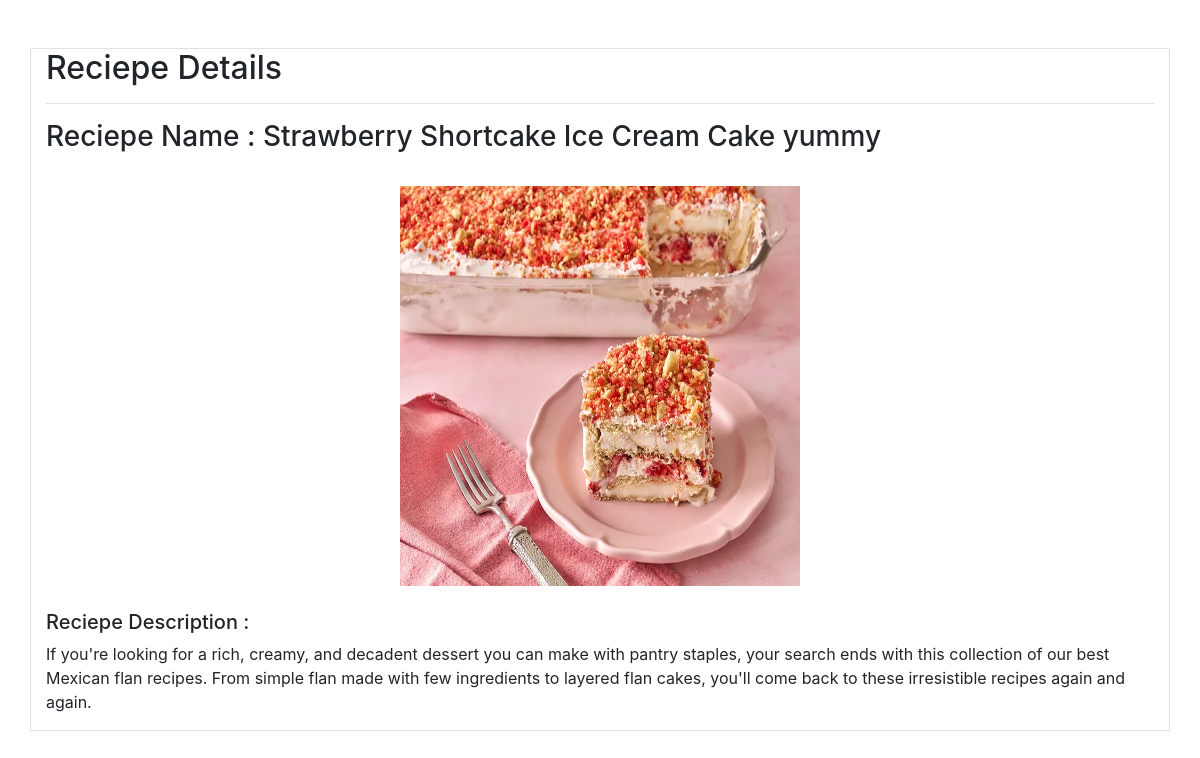
Screenshot of /show-receipe/2/ with the database file from the repository.
### vege/models.py (models this page shows)
class Receipe(models.Model):
    receipe_name =models.CharField( max_length=100)
    receipe_description = models.TextField()
    receipe_image =  models.ImageField(upload_to = "receipe")

### vege/views.py (the view)
# urls.py: path('show-receipe/<id>/', show_reciepe, name = "show_reciepe"),
def show_reciepe(request,id):
    queryset = Receipe.objects.get(id = id)
    context = {'reciepe' : queryset}
    return render(request, "show_reciepe.html", context)

### vege/templates/show_reciepe.html (shortened to what this page needs)
<!DOCTYPE html>
<html lang="en">
<head>
    <link rel="stylesheet" href="https://cdn.jsdelivr.net/npm/bootstrap@4.0.0/dist/css/bootstrap.min.css"
>
</head>
<body>
    <div class="container mt-5 border">
        <h2>Reciepe Details</h2>
        <hr>
        <h3>Reciepe Name : {{reciepe.receipe_name}}</h3>
        <br>
        <div class="text-center">{% load static %}
            <img src="{{ reciepe.receipe_image.url }}" width="400" height="400" alt="Recipe Image">
        </div>
        <br>
        <h5>Reciepe Description : </h5>
        <p>
            {{reciepe.receipe_description}}</p>
    </div>
</body>
</html>

### rows the page displays
Receipe: receipe_name "Strawberry Shortcake Ice Cream Cake yummy", receipe_image (picture), receipe_description "If you're looking for a rich, creamy, and decadent dessert you can make with pantry staples, your search ends with this collection of our best Mexican flan recipes. From simple flan made with few ingredients to layered flan cakes, you'll come back to these irresistible recipes again and again."
